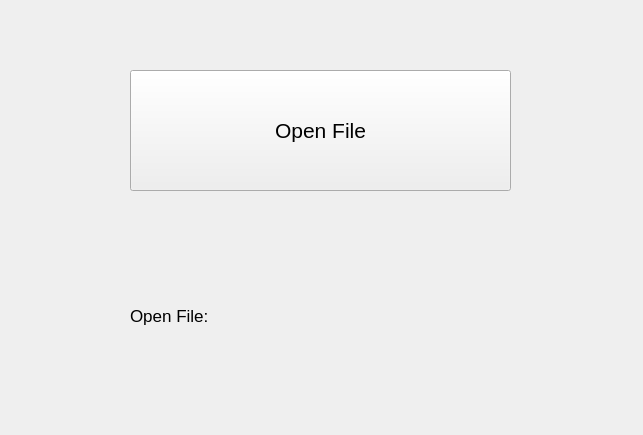
<?xml version="1.0" encoding="UTF-8"?>
<ui version="4.0">
 <class>MainWindow</class>
 <widget class="QMainWindow" name="MainWindow">
  <property name="geometry">
   <rect>
    <x>0</x>
    <y>0</y>
    <width>643</width>
    <height>435</height>
   </rect>
  </property>
  <property name="windowTitle">
   <string>MainWindow</string>
  </property>
  <widget class="QWidget" name="centralwidget">
   <widget class="QPushButton" name="pushButton">
    <property name="geometry">
     <rect>
      <x>130</x>
      <y>70</y>
      <width>381</width>
      <height>121</height>
     </rect>
    </property>
    <property name="font">
     <font>
      <pointsize>16</pointsize>
     </font>
    </property>
    <property name="text">
     <string>Open File</string>
    </property>
   </widget>
   <widget class="QLabel" name="label">
    <property name="geometry">
     <rect>
      <x>130</x>
      <y>250</y>
      <width>381</width>
      <height>131</height>
     </rect>
    </property>
    <property name="font">
     <font>
      <pointsize>13</pointsize>
     </font>
    </property>
    <property name="text">
     <string>Open File:</string>
    </property>
   </widget>
  </widget>
  <widget class="QMenuBar" name="menubar">
   <property name="geometry">
    <rect>
     <x>0</x>
     <y>0</y>
     <width>643</width>
     <height>21</height>
    </rect>
   </property>
  </widget>
 </widget>
 <resources/>
 <connections/>
</ui>
